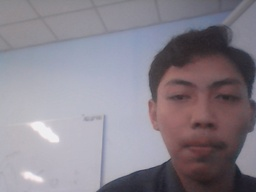
#> input picture data/0/2.jpg, 256 x 192 px, shrunk from 640 x 480 before the run, given in place of female.tiff, which was not available
$ jupyter execute Week3.ipynb   (text cells are left out)
#> lines starting #> are read from the running program, lines starting #| are printed output that depends on the picture; pictures that were not available may be replaced by others from this repository, and a replacement may not be noted
[cell 1]
from google.colab import drive

drive.mount('/content/drive')

[cell 2]
import cv2 as cv
import numpy as np
from google.colab.patches import cv2_imshow

print(' Mengubah tingkat kecerahan citra ')
print('----------------------------------')
try:
  brightness = int(input('Masukkan nilai kecerahan: '))
#> the answer given: 3
except ValueError:
  print('Error, not a number')

original = cv.imread('/content/drive/MyDrive/Tugas PCVK/Images/female.tiff')
#> original is the input picture: shape (192, 256, 3); mean B, G, R 141.8, 132.2, 138.2
brightness_image = np.zeros(original.shape, original.dtype)

# Akses per pixel
for y in range(original.shape[0]):
  for x in range(original.shape[1]):
    for c in range(original.shape[2]):
      brightness_image[y,x,c] = np.clip(original[y,x,c] + brightness, 0, 255)

# Cara simple tanpa for loop
# brightness_image = cv.convertScaleAbs(original, beta = brightness)

final_frame = cv.hconcat((original, brightness_image))
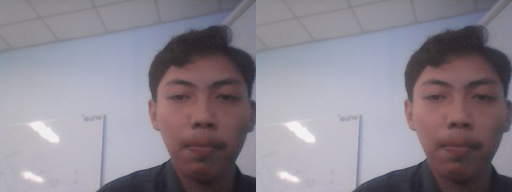
#> final_frame: shape (192, 512, 3); mean B, G, R 143.3, 133.7, 139.7
cv2_imshow(final_frame)

[cell 3]
# 1.	Implementasikan inverse citra pada Google Colaboratory menggunakan formula yang terdapat pada bagian Ulasan Teori, sehingga menghasilkan keluaran seperti berikut:
import cv2 as cv
import numpy as np
from google.colab.patches import cv2_imshow

# Memuat citra asli
image_path = '/content/drive/MyDrive/Tugas PCVK/Images/mandrill.tiff'
image = cv.imread(image_path)
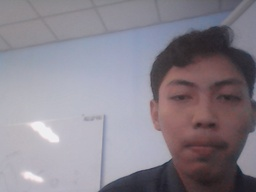
#> input picture data/0/3.jpg, 256 x 192 px, shrunk from 640 x 480 before the run, given in place of mandrill.tiff, which was not available
#> image is the input picture: shape (192, 256, 3); mean B, G, R 142.2, 132.6, 138.5

# Menghitung citra negatif menggunakan formula g(x,y) = 255 - f(x,y)
inverse_image = 255 - image
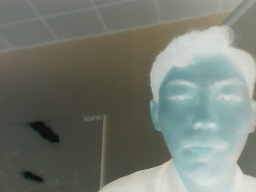
#> inverse_image: shape (192, 256, 3); mean B, G, R 112.8, 122.4, 116.5

# Menggabungkan citra asli dan citra negatif secara horizontal
concatenated_image = cv.hconcat([image, inverse_image])
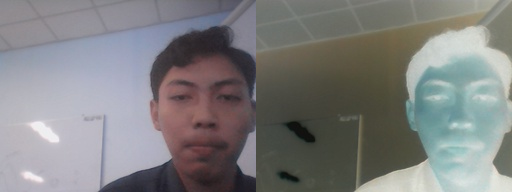
#> concatenated_image: shape (192, 512, 3); mean B, G, R 127.5, 127.5, 127.5

# Menampilkan citra asli dan citra negatif secara berdampingan
print("Citra Asli dan Citra Negatif (Inverse Citra):")
cv2_imshow(concatenated_image)  # Menampilkan hasil concat

[cell 4]
print(' Mengubah kontras dan tingkat kecerahan citra ')
print('----------------------------------------------')

# Fungsi untuk melakukan operasi truncate agar nilai tetap dalam range [0, 255]
def truncate(value):
    return max(0, min(255, value))

# Fungsi untuk menerapkan perubahan brightness dan contrast
def apply_brightness_contrast(image, brightness=0, contrast=1.0):
    # Menerapkan brightness: setiap pixel ditambah dengan nilai brightness
    new_image = image + brightness
    new_image = np.clip(new_image, 0, 255)  # Pastikan nilai pixel tetap antara [0, 255]

    # Menghitung Contrast Correction Factor
    factor = contrast
    contrasted_image = np.zeros(image.shape, dtype=np.uint8)

    # Transformasi kontras
    for y in range(image.shape[0]):
        for x in range(image.shape[1]):
            for c in range(3):  # 0=Red, 1=Green, 2=Blue
                pixel_value = new_image[y, x, c]
                new_value = truncate(factor * (pixel_value - 128) + 128)
                contrasted_image[y, x, c] = new_value

    return contrasted_image

# Memuat citra asli
image_path = '/content/drive/MyDrive/Tugas PCVK/Images/female.tiff'
image = cv.imread(image_path)

# Mendapatkan input nilai kecerahan dan kontras dari pengguna
brightness = int(input("Masukkan tingkat kecerahan [-255 hingga 255]: "))
#> the answer given: 3
contrast = float(input("Masukkan kontras [1.0 hingga 3.0]: "))
#> the answer given: 1

# Terapkan perubahan brightness dan contrast
modified_image = apply_brightness_contrast(image, brightness=brightness, contrast=contrast)
#> the answer given: 3

# Menggabungkan citra asli dan citra yang telah dimodifikasi
concatenated_image = cv.hconcat([image, modified_image])

# Menampilkan citra gabungan (asli dan modifikasi)
cv2_imshow(concatenated_image)

[cell 5]
# Fungsi untuk menerapkan transformasi logaritma
def apply_log_transform(image, c=1.0):
    # Konversi citra ke float32 untuk operasi logaritma
#> called with c = 0.03
    float_image = np.float32(image)

    # Terapkan transformasi logaritma
    log_image = c * np.log(1 + float_image)
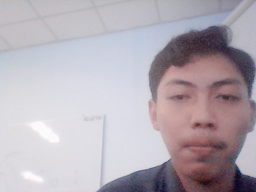
#> log_image: shape (192, 256, 3) float32; mean B, G, R 0.146, 0.144, 0.146; drawn with min black and max white

    # Normalisasi hasil ke rentang [0, 255]
    log_image = np.uint8(255 * log_image / np.max(log_image))
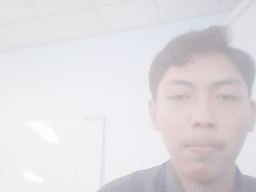
#> log_image: shape (192, 256, 3); mean B, G, R 224.5, 221.2, 224.4

    return log_image

# Memuat citra asli
image_path = '/content/drive/MyDrive/Tugas PCVK/Images/female.tiff'
image = cv.imread(image_path)

# Mengecek apakah citra berhasil dimuat
if image is None:
    print(f"Error: Citra tidak ditemukan di {image_path}")
else:
    # Menampilkan pesan judul program
    print("Mengubah tingkat kecerahan citra dengan Transformasi Log")
    print("------------------------------------------------------")

    # Mendapatkan input nilai kecerahan dari pengguna
    brightness = int(input("Masukkan nilai kecerahan: "))

    # Terapkan transformasi logaritma dengan konstanta c disesuaikan dengan input brightness
    c = brightness / 100.0  # Nilai konstanta c didasarkan pada input brightness
    log_image = apply_log_transform(image, c=c)

    # Menggabungkan citra asli dan citra yang telah dimodifikasi
    concatenated_image = cv.hconcat([image, log_image])
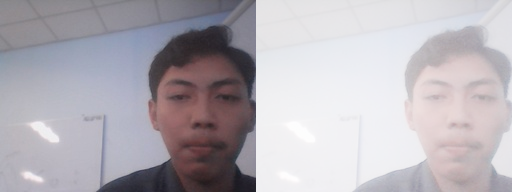
#> concatenated_image: shape (192, 512, 3); mean B, G, R 183.1, 176.7, 181.3

    # Menampilkan citra gabungan (asli dan modifikasi)
    cv2_imshow(concatenated_image)

[cell 6]
import matplotlib.pyplot as plt

# Fungsi untuk transformasi grayscale menggunakan metode averaging
def grayscale_averaging(image):
    return np.mean(image, axis=2).astype(np.uint8)

# Fungsi untuk transformasi grayscale menggunakan metode lightness
def grayscale_lightness(image):
    max_rgb = np.max(image, axis=2)
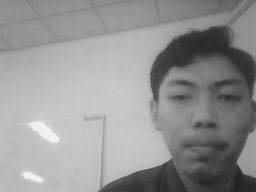
#> max_rgb: shape (192, 256); min 31, max 246, mean 147.7
    min_rgb = np.min(image, axis=2)
    return ((max_rgb + min_rgb) / 2).astype(np.uint8)
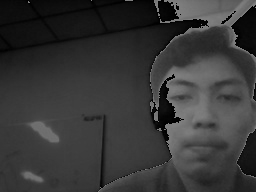
#> returned value: shape (192, 256); min 0, max 127, mean 54.9

# Fungsi untuk transformasi grayscale menggunakan metode luminance
def grayscale_luminance(image):
    return (0.21 * image[:,:,2] + 0.72 * image[:,:,1] + 0.07 * image[:,:,0]).astype(np.uint8)

# Memuat citra asli
image_path = '/content/drive/MyDrive/Tugas PCVK/Images/mandrill.tiff'
image = cv.imread(image_path)

# Mengecek apakah citra berhasil dimuat
if image is None:
    print(f"Error: Citra tidak ditemukan di {image_path}")
else:
    # Konversi citra ke metode Averaging, Lightness, dan Luminance
    gray_avg = grayscale_averaging(image)
    gray_lightness = grayscale_lightness(image)
    gray_luminance = grayscale_luminance(image)

    # Menampilkan hasil transformasi
    plt.figure(figsize=(15, 10))

    # Gambar Asli
    plt.subplot(3, 2, 1)
    plt.imshow(cv.cvtColor(image, cv.COLOR_BGR2RGB))
    plt.title('Citra Asli')

    # Grayscale Averaging
    plt.subplot(3, 2, 2)
    plt.imshow(gray_avg, cmap='gray')
    plt.title('Grayscale - Averaging')

    # Grayscale Lightness
    plt.subplot(3, 2, 3)
    plt.imshow(cv.cvtColor(image, cv.COLOR_BGR2RGB))
    plt.title('Citra Asli')

    plt.subplot(3, 2, 4)
    plt.imshow(gray_lightness, cmap='gray')
    plt.title('Grayscale - Lightness')

    # Grayscale Luminance
    plt.subplot(3, 2, 5)
    plt.imshow(cv.cvtColor(image, cv.COLOR_BGR2RGB))
    plt.title('Citra Asli')

    plt.subplot(3, 2, 6)
    plt.imshow(gray_luminance, cmap='gray')
    plt.title('Grayscale - Luminance')

    # Tampilkan plot
    plt.tight_layout()
    plt.show()
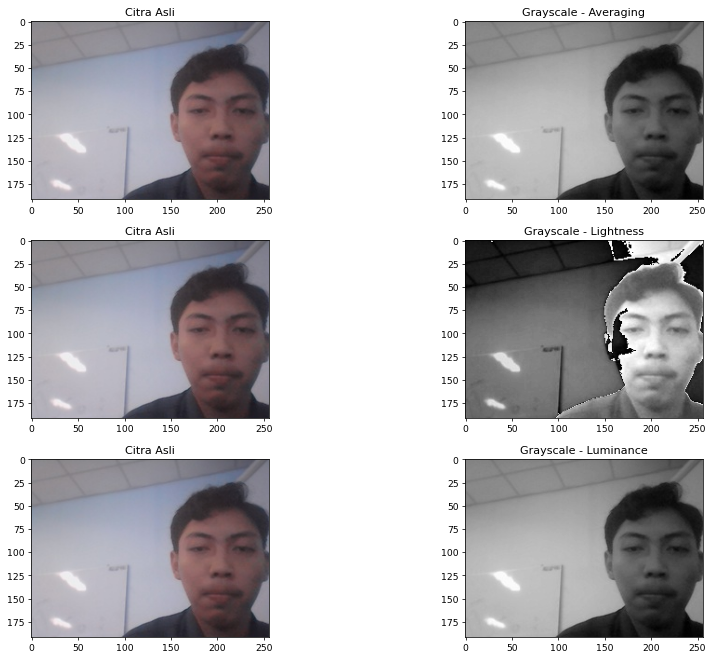
#> figure drawn by matplotlib, 6 panels
